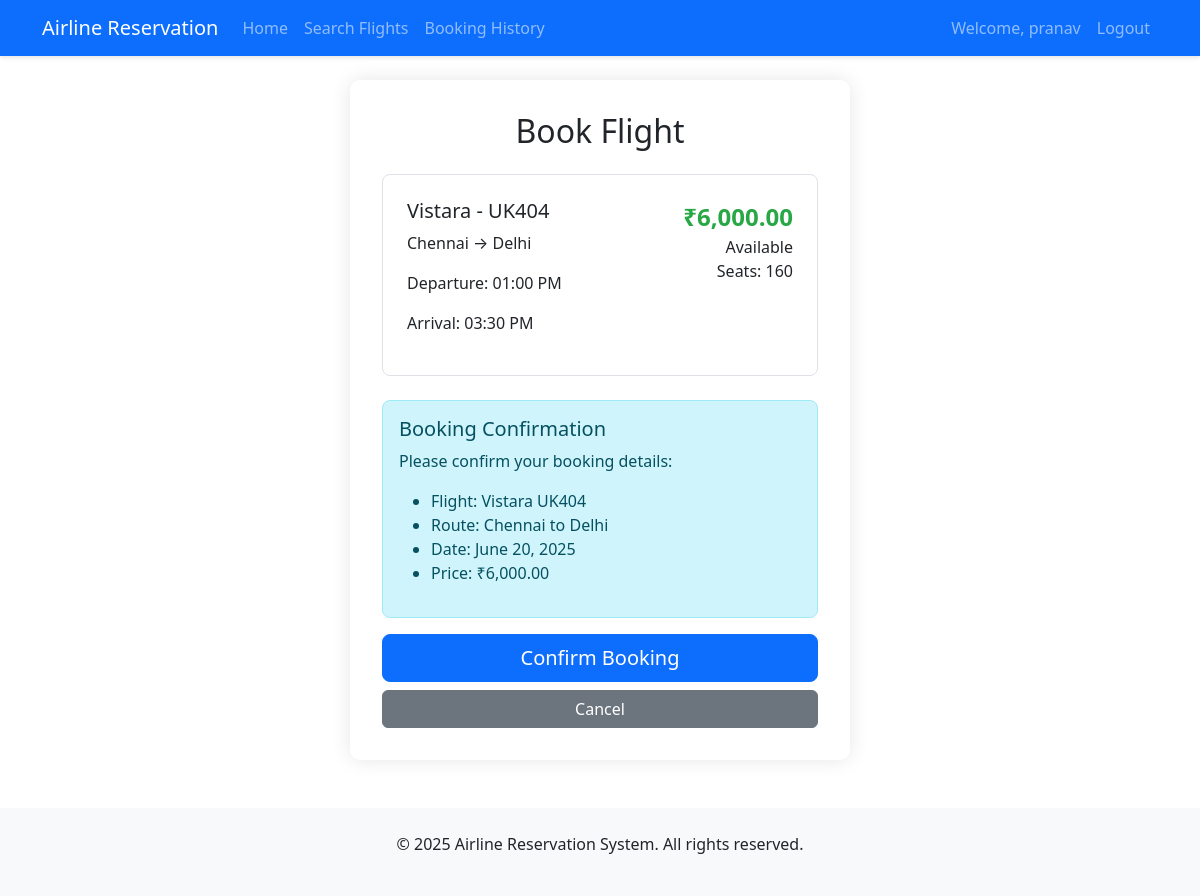
Screenshot of /booking.php?flight_id=12 (signed in) with the database file from the repository.
### tables this page shows
CREATE TABLE IF NOT EXISTS `flights` (
  `id` int NOT NULL AUTO_INCREMENT,
  `flight_number` varchar(20) NOT NULL,
  `airline_id` int DEFAULT NULL,
  `origin` varchar(100) NOT NULL,
  `destination` varchar(100) NOT NULL,
  `departure_time` datetime NOT NULL,
  `arrival_time` datetime NOT NULL,
  `price` decimal(10,2) NOT NULL,
  `available_seats` int NOT NULL,
  PRIMARY KEY (`id`),
  KEY `airline_id` (`airline_id`)
);

CREATE TABLE IF NOT EXISTS `airlines` (
  `id` int NOT NULL AUTO_INCREMENT,
  `name` varchar(100) NOT NULL,
  `code` varchar(10) NOT NULL,
  PRIMARY KEY (`id`)
);

### booking.php (the view, shortened to what this page needs)
<?php
require_once 'includes/header.php';
$flight_id = $_GET['flight_id'];
$success = '';
$sql = "SELECT f.*, a.name as airline_name
        FROM flights f
        JOIN airlines a ON f.airline_id = a.id
        WHERE f.id = ? AND f.available_seats > 0";
if($stmt = mysqli_prepare($conn, $sql)) {
    mysqli_stmt_bind_param($stmt, "i", $flight_id);
    if(mysqli_stmt_execute($stmt)) {
        $result = mysqli_stmt_get_result($stmt);
        $flight = mysqli_fetch_assoc($result);
    }
}
?>
<div class="container">
    <div class="row">
        <div class="col-md-8 mx-auto">
            <div class="form-container">
                <h2 class="text-center mb-4">Book Flight</h2>
                <?php if(!empty($success)): ?>
                    <div class="alert alert-success">
                        <?php echo $success; ?>
                        <div class="mt-3">
                            <a href="history.php" class="btn btn-primary">View Booking History</a>
                            <a href="search.php" class="btn btn-secondary">Search More Flights</a>
                        </div>
                    </div>
                <?php else: ?>
                    <div class="flight-card mb-4">
                        <div class="row">
                            <div class="col-md-8">
                                <h5><?php echo htmlspecialchars($flight['airline_name']); ?> - <?php echo htmlspecialchars($flight['flight_number']); ?></h5>
                                <p><?php echo htmlspecialchars($flight['origin']); ?> → <?php echo htmlspecialchars($flight['destination']); ?></p>
                                <p>Departure: <?php echo date('h:i A', strtotime($flight['departure_time'])); ?></p>
                                <p>Arrival: <?php echo date('h:i A', strtotime($flight['arrival_time'])); ?></p>
                            </div>
                            <div class="col-md-4 text-end">
                                <div class="flight-price">₹<?php echo number_format($flight['price'], 2); ?></div>
                                <p>Available Seats: <?php echo $flight['available_seats']; ?></p>
                            </div>
                        </div>
                    </div>
                    <form action="<?php echo htmlspecialchars($_SERVER["PHP_SELF"] . "?flight_id=" . $flight_id); ?>" method="post">
                        <div class="alert alert-info">
                            <h5>Booking Confirmation</h5>
                            <p>Please confirm your booking details:</p>
                            <ul>
                                <li>Flight: <?php echo htmlspecialchars($flight['airline_name'] . ' ' . $flight['flight_number']); ?></li>
                                <li>Route: <?php echo htmlspecialchars($flight['origin'] . ' to ' . $flight['destination']); ?></li>
                                <li>Date: <?php echo date('F j, Y', strtotime($flight['departure_time'])); ?></li>
                                <li>Price: ₹<?php echo number_format($flight['price'], 2); ?></li>
                            </ul>
                        </div>
                        <div class="d-grid gap-2">
                            <button type="submit" class="btn btn-primary btn-lg" onclick="return confirm('Are you sure you want to book this flight?')">Confirm Booking</button>
                            <a href="search.php" class="btn btn-secondary">Cancel</a>
                        </div>
                    </form>
                <?php endif; ?>
            </div>
        </div>
    </div>
</div>
<?php
require_once 'includes/footer.php';
?>

### includes/header.php (shortened to what this page needs)
<!DOCTYPE html>
<html lang="en">
<head>
    <link href="https://cdn.jsdelivr.net/npm/bootstrap@5.3.0/dist/css/bootstrap.min.css" rel="stylesheet">
    <link rel="stylesheet" href="assets/css/style.css">
</head>
<body>
    <nav class="navbar navbar-expand-lg navbar-dark bg-primary">
        <div class="container">
            <a class="navbar-brand" href="index.php">Airline Reservation</a>
            <div class="collapse navbar-collapse" id="navbarNav">
                <ul class="navbar-nav me-auto">
                    <li class="nav-item">
                        <a class="nav-link" href="index.php">Home</a>
                    </li>
                    <li class="nav-item">
                        <a class="nav-link" href="search.php">Search Flights</a>
                    </li>
                    <?php if(isset($_SESSION['user_id'])): ?>
                        <li class="nav-item">
                            <a class="nav-link" href="history.php">Booking History</a>
                        </li>
                    <?php endif; ?>
                </ul>
                <ul class="navbar-nav">
                    <?php if(isset($_SESSION['user_id'])): ?>
                        <li class="nav-item">
                            <span class="nav-link">Welcome, <?php echo htmlspecialchars($_SESSION['username']); ?></span>
                        </li>
                        <li class="nav-item">
                            <a class="nav-link" href="logout.php">Logout</a>
                        </li>
                    <?php endif; ?>
                </ul>
            </div>
        </div>
    </nav>
    <div class="container mt-4">

### includes/footer.php (shortened to what this page needs)
    </div>
    <footer class="bg-light py-4 mt-5">
        <div class="container text-center">
            <p>&copy; <?php echo date('Y'); ?> Airline Reservation System. All rights reserved.</p>
        </div>
    </footer>
</body>
</html>

### assets/css/style.css (style rules this page uses)
body { min-height: 100vh; display: flex; flex-direction: column; }
footer { margin-top: auto; }
.flight-card { border: 1px solid #dee2e6; border-radius: 8px; padding: 1.5rem; margin-bottom: 1rem; transition: transform 0.2s; }
.flight-price { font-size: 1.5rem; color: #28a745; font-weight: bold; }
.form-container { max-width: 500px; margin: 0 auto; padding: 2rem; background-color: #fff; border-radius: 10px; box-shadow: 0 0 20px rgba(0,0,0,0.1); }
.alert { border-radius: 8px; margin-bottom: 1rem; }
.btn-primary { background-color: #0d6efd; border-color: #0d6efd; }
.navbar { box-shadow: 0 2px 4px rgba(0,0,0,0.1); }
.nav-link { font-weight: 500; }

### rows the page displays
flights: airline.name "Vistara", flight_number "UK404", origin "Chennai", destination "Delhi", departure_time "01:00 PM", arrival_time "03:30 PM", price "6,000.00", available_seats "160", airline+flight_number "Vistara UK404", origin+destination "Chennai to Delhi", departure_time "June 20, 2025"

### other values shown
$_SESSION['username'] "pranav"
